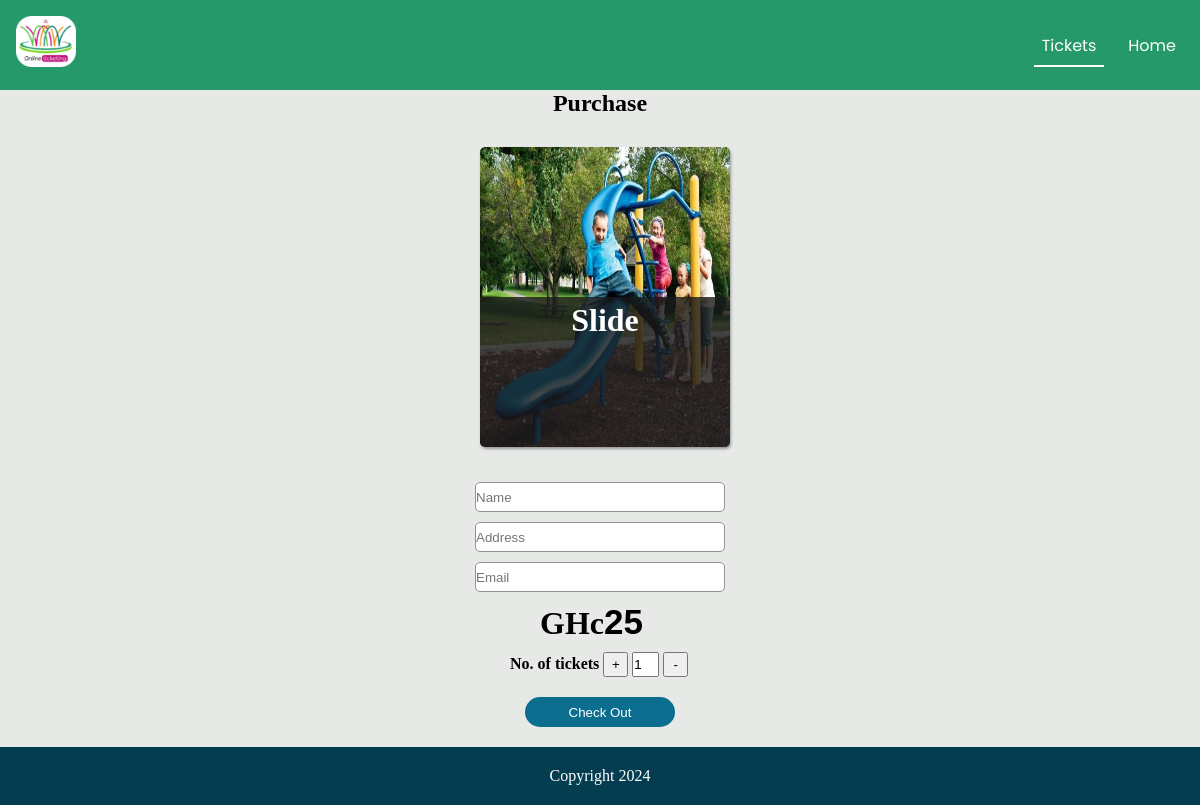
/client/purchase.php?id=1&name=Slide, run on the app's committed database.
### tables this page shows
CREATE TABLE `departments` (
  `id` int NOT NULL,
  `name` varchar(100) NOT NULL,
  `image` varchar(20) DEFAULT NULL,
  `price` int NOT NULL,
  PRIMARY KEY (`id`)
);

### client/purchase.php (the view, shortened to what this page needs)
<?php
$client = $_SESSION['client'];
 include '../connection.php';
 $userSelect = "SELECT *FROM users where email = '$client'";
 $userQuery = mysqli_query($connection, $userSelect);
 $user = mysqli_fetch_assoc($userQuery);
 $id = $_GET['id'];
 $SELECT = "SELECT *FROM departments where id = $id";
 $query = $connection -> query($SELECT);
 $res = mysqli_fetch_assoc($query);
 ?>
<!DOCTYPE html>
<html lang="en">
  <head>
    <link
      rel="stylesheet"
      href="https://cdnjs.cloudflare.com/ajax/libs/font-awesome/6.4.0/css/all.min.css"
    />
    <link rel="stylesheet" href="../css/buy.css" />
  </head>
  <body>
    <nav>
      <a href="#home" id="logo"><img src="../images/logo.png"></a>
      <ul>
        <li>
          <a href="" class="active">Tickets</a>
        </li>
        <li>
          <a href="index.html" >Home</a>
        </li>
      </ul>
    </nav>
    <h2 align="center">Purchase</h2>
    <div class="departments">
    <?php
        echo '
        <div class="department" style="background-image: url(../images/'.$res['image'].'); background-repeat:round">
        <div class="empty">
        </div>
        <div class="eventdetails">
          <h1>'.$res['name'].'</h1>
        </div>
        </div>
        ';
    ?>
      </div>
      <div class="amt">
        <form action="pay.php" method="GET" >
          <input type="text" name="name" required placeholder="Name" value="<?php echo $user['name']?>"><br/>
          <input type="text" name="address" required placeholder="Address" ><br/>
          <input type="email" name="email" required placeholder="Email" value="<?php echo $user['email']?>">
        <?php echo ' <h1>GHc<input name="price" type="text" id="price" value="'.$res['price'].'"></h1>
        <input type="hidden" id="base" value="'.$res['price'].'">
        <input type="hidden"  name= "id" value="'.$id.'">
        <input type="hidden"  name="department" value="'.$res['name'].'">
        '; ?>
            <b>No. of tickets</b>
            <button type="button" onClick="incrementValue()">+</button>
            <input type="number" value="1" id="number" name="numberoftickets">
            <button type="button" onClick="decrementValue()">-</button>
      </div>
      <div class="lasbtn" type="submit"><button>Check Out</button></div>
    <footer>
      <p>Copyright 2024</p>
  </footer>
  </body>
</html>

### css/buy.css (style rules this page uses)
* { padding: 0; margin: 0; box-sizing: border-box; }
body { background-color: #e7e9e7; }
nav { font-family: "Poppins", sans-serif; display: flex; align-items: center; justify-content: space-between; background-color: #259969; padding: 1em; }
nav a { text-decoration: none; text-transform: capitalize; color: #ffffff; }
#logo img { width:60px; }
ul { list-style: none; display: flex; gap: 1em; }
ul a { padding: 0.5em; }
.departments { height: fit-content; margin: 20px auto; width: fit-content; }
.department { margin-bottom: 10px; height: 300px; width: 250px; display:inline-block; margin-left: 10px; margin-top: 10px; border-radius: 5px; box-shadow: 1px 2px 3px rgb(151, 152, 152); }
.active { border-bottom: 2px solid #ffffff; }
.empty,.eventdetails { width: 100%; height: 50%; }
.eventdetails { background-color: #191a1acc; color: white; text-align: center; padding-top: 5px; border-radius: 5px; }
b { margin-top: 10px; }
.amt button { width:25px; height:25px; }
.amt { width: 250px; margin: 10px auto; }
.amt h1 { margin-left: 65px; }
.amt b { margin-left: 35px; }
input[type='number'] { width:27px; height:25px; }
#price { border: none; height: 40px; margin-bottom: 10px; background-color: transparent; font-weight: bolder; font-size: 35px; width: 70px; }
.lasbtn { width: fit-content; margin: 20px auto; }
.lasbtn button { width:150px; height: 30px; border: none; color: white; background-color: #0b6e8f; border-radius: 30px; }
form input[type='text'],input[type='email'] { width:100%; border:1px solid rgb(147, 146, 146); height: 30px; border-radius: 5px; margin: 5px auto; }
footer { background-color: #043d50; padding: 20px; display: flex; justify-content: center; align-items: center; color: #ffffff; }

### data on the page
departments: image (picture), name "Slide", price "25"
